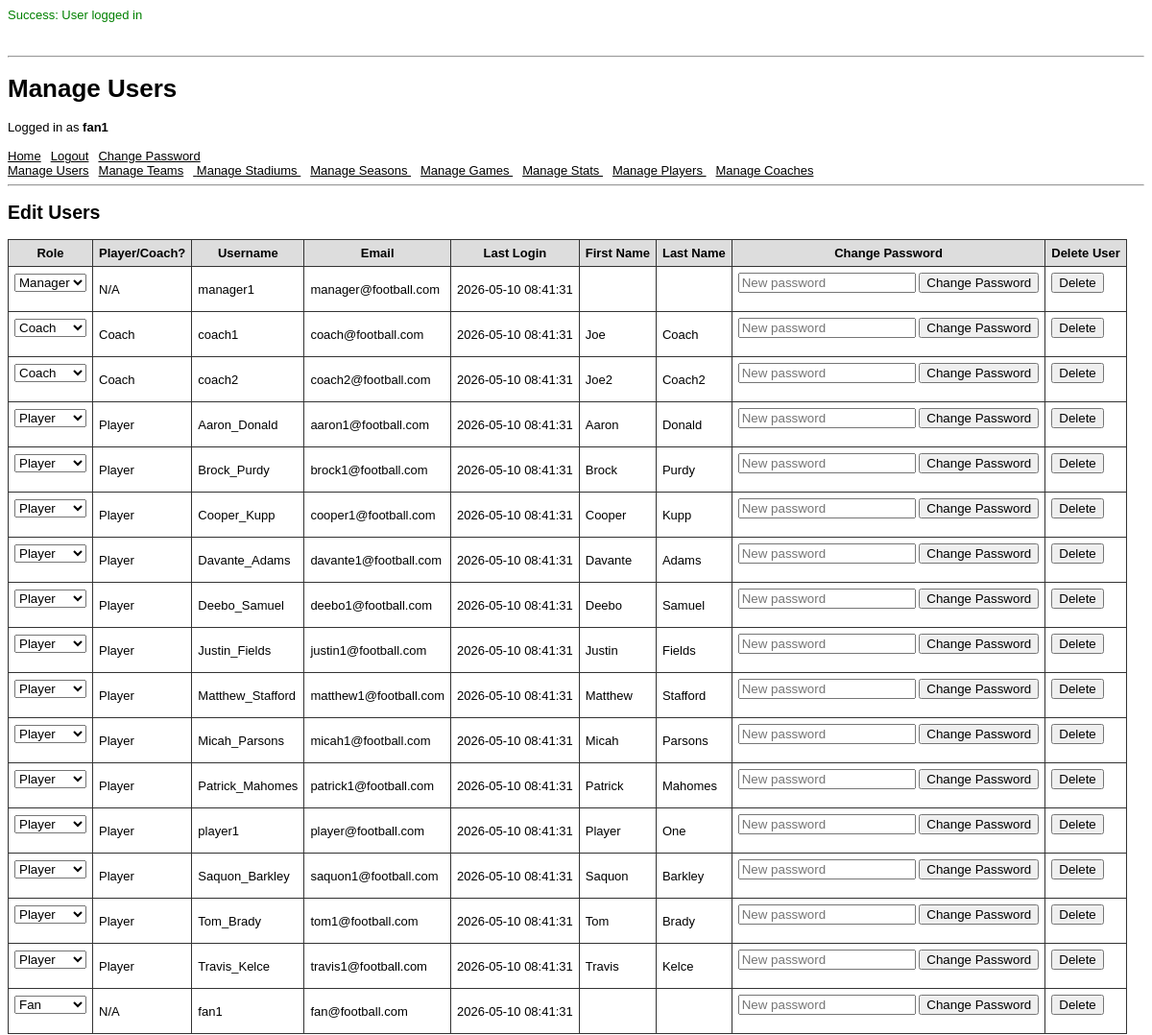
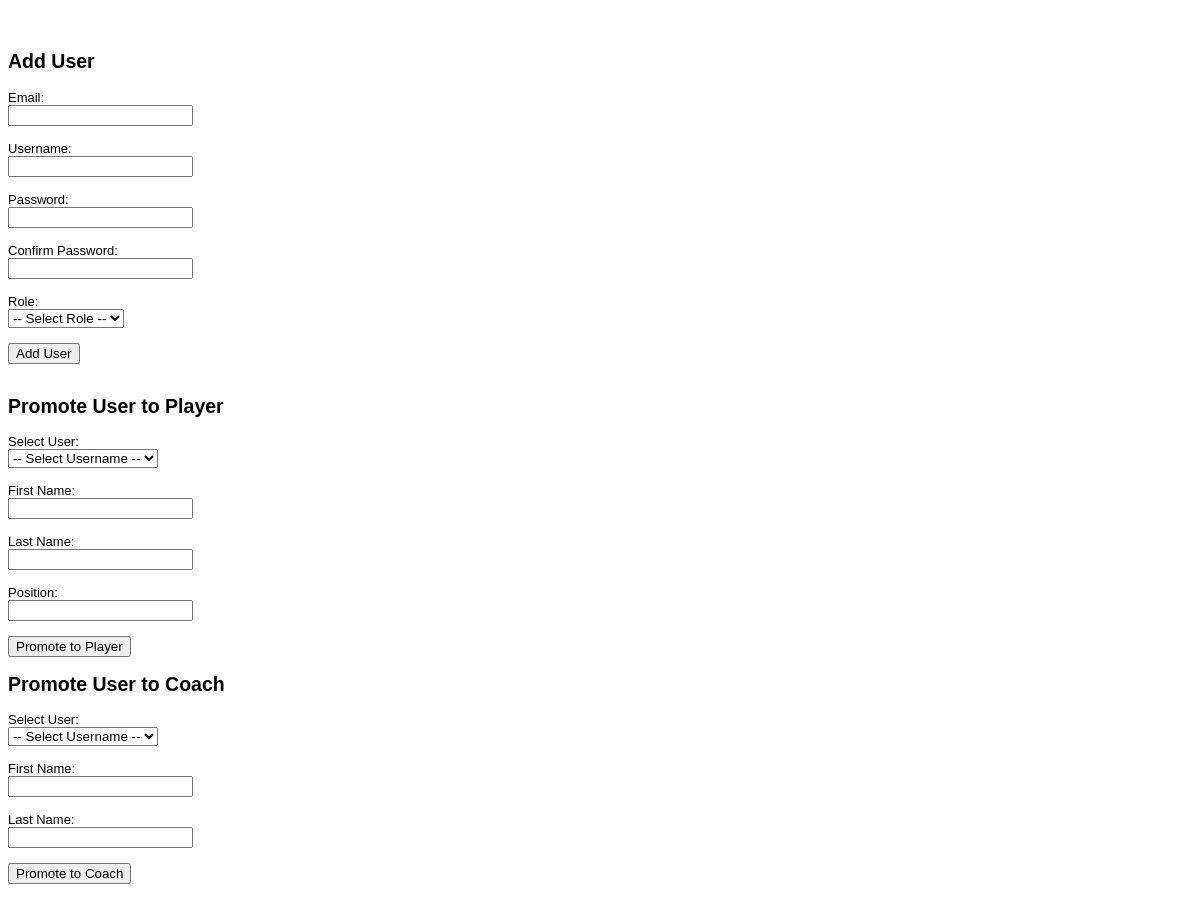
The app's page /pages/user_page.php (signed in) with its own data (2 pictures, top to bottom).
### tables this page shows
CREATE TABLE UserAccount (
    user_id       INT UNSIGNED PRIMARY KEY AUTO_INCREMENT,
    role_id       INT UNSIGNED NOT NULL DEFAULT 1,
    username      VARCHAR(50)  NOT NULL UNIQUE,
    password_hash CHAR(60)     NOT NULL,
    email         VARCHAR(254) NOT NULL UNIQUE,
    last_login    TIMESTAMP    DEFAULT CURRENT_TIMESTAMP,

    FOREIGN KEY (role_id)
        REFERENCES Role(role_id)
        ON DELETE RESTRICT,

    CONSTRAINT valid_email    CHECK (email REGEXP '^[a-zA-Z0-9_.-]+@[a-zA-Z0-9-]+\.[a-zA-Z0-9-.]+$'),
    CONSTRAINT valid_username CHECK (CHAR_LENGTH(username) BETWEEN 4 AND 50)
);

CREATE TABLE Coach (
    coach_id   INT UNSIGNED PRIMARY KEY AUTO_INCREMENT,
    user_id    INT UNSIGNED NOT NULL UNIQUE,
    team_id    INT UNSIGNED,
    first_name VARCHAR(100) NOT NULL,
    last_name  VARCHAR(100) NOT NULL,

    FOREIGN KEY (user_id)
        REFERENCES UserAccount(user_id)
        ON DELETE CASCADE,

    FOREIGN KEY (team_id)
        REFERENCES Team(team_id)
        ON DELETE SET NULL
);

CREATE TABLE Player (
    player_id  INT UNSIGNED PRIMARY KEY AUTO_INCREMENT,
    user_id    INT UNSIGNED NOT NULL UNIQUE,
    first_name VARCHAR(100) NOT NULL,
    last_name  VARCHAR(100) NOT NULL,
    position   VARCHAR(5)   NOT NULL,
    status     VARCHAR(10)  NOT NULL,

    FOREIGN KEY (user_id)
        REFERENCES UserAccount(user_id)
        ON DELETE CASCADE
);

### pages/user_page.php (the view, shortened to what this page needs)
<?php
  require_once(__DIR__ . '/../scripts/StartSession.php');
  require_once(__DIR__ . '/../scripts/helpers.php');
  require_once(__DIR__ . '/html_components.php');
  display_manage_user();
  display_add_user();
  display_promote_player();
  display_promote_coach();
  function display_manage_user() {
    echo "<h2>Edit Users</h2>";
    $query = "
      SELECT
          u.username,
          u.user_id,
          r.name AS role,
          u.email,
          u.last_login,
          p.first_name AS player_first_name,
          p.last_name AS player_last_name,
          c.first_name AS coach_first_name,
          c.last_name AS coach_last_name
      FROM UserAccount u
      JOIN Role r
          ON r.role_id = u.role_id
      LEFT JOIN Player p
          ON u.user_id = p.user_id
      LEFT JOIN Coach c
          ON u.user_id = c.user_id
      ORDER BY u.role_id DESC, u.username ASC
    ";
    global $db;
    $result = query_with_perms($db, $query);
    echo "<table>";
    echo "<tr>
            <th>Role</th>
            <th>Player/Coach?</th>
            <th>Username</th>
            <th>Email</th>
            <th>Last Login</th>
            <th>First Name</th>
            <th>Last Name</th>
            <th>Change Password</th>
            <th>Delete User</th>
          </tr>";
    while ($row = $result->fetch_assoc()) {
      echo "<tr>";
      echo "<td>
              <form method='post' action='../scripts/user/edit_role.php'>
                <input type='hidden' name='manage_user_username' value='" . sanitize_str($row['username']) . "'>
                  <select name='manage_user_role' onchange='this.form.submit()'>";
                  $roles = get_roles();
                  foreach ($roles as $role) {
                      echo "<option value='$role'" . ($row['role'] == $role ? ' selected' : '') . ">$role</option>";
                  }
      echo "
                  </select>
                  <input type='hidden' name='username' value='" . sanitize_str($row['username']) . "'>
              </form>
            </td>";
      $query = "
        SELECT 'Player' AS job
        FROM Player
        WHERE user_id = ?
          UNION
        SELECT 'Coach' AS job
        FROM Coach
        WHERE user_id = ?
        LIMIT 1
      ";
      try {
        $stmt = prepare_with_perms($db, $query);
        $stmt->bind_param("ii", $row['user_id'], $row['user_id']);
        $stmt->execute();
        $stmt->store_result();
        if ($stmt->num_rows > 0) {
          $stmt->bind_result($player_or_coach);
          $stmt->fetch();
        } else {
          $player_or_coach = "N/A";
        }
      } catch (mysqli_sql_exception $e) {
        $player_or_coach = "N/A";
      } finally {
        $stmt->close();
      }
      echo "<td>" . sanitize_str($player_or_coach) . "</td>";
      echo "<td>" . sanitize_str($row['username']) . "</td>";
      echo "<td>" . sanitize_str($row['email']) . "</td>";
      echo "<td>" . sanitize_str($row['last_login']) . "</td>";
      $first_name = "";
      $last_name = "";
      if ($player_or_coach == 'Player') {
          $first_name = $row['player_first_name'];
          $last_name = $row['player_last_name'];
      } else if ($player_or_coach == 'Coach') {
          $first_name = $row['coach_first_name'];
          $last_name = $row['coach_last_name'];
      }
      echo "<td>" . sanitize_str($first_name) . "</td>";
      echo "<td>" . sanitize_str($last_name) . "</td>";
      echo "<td>";
      echo '<form method="post" action="../scripts/user/force_change_password.php">
              <input type="hidden" name="change_password_username" value="' . sanitize_str($row['username']) . '">
              <input type="text" placeholder="New password" name="change_password_password" required minlength="4">
              <input type="submit" value="Change Password">
            </form>
      ';
      echo "</td>";
      echo "<td>";
      echo '<form method="post" action="../scripts/user/delete_user.php">
              <input type="hidden" name="delete_username" value="' . sanitize_str($row['username']) . '">
              <input type="submit" value="Delete">
            </form>
      ';
      echo "</td>";
      echo "</tr>";
    }
    echo "</table>";
  }
  function display_add_user() {
    echo '
      <br>
      <h2>Add User</h2>
      <form method="post" action="../scripts/user/create_user.php">
        <label>Email:</label><br>
        <input type="email" name="add_user_email" required><br><br>
        <label>Username:</label><br>
        <input type="text" name="add_user_username" minlength="4" maxlength="50" required><br><br>
        <label>Password:</label><br>
        <input type="password" name="add_user_password" minlength="4" required><br><br>
        <label>Confirm Password:</label><br>
        <input type="password" name="add_user_repeat_password" minlength="4" required><br><br>
        <label>Role:</label><br>
        <select name="add_user_role" required>
          <option value="">-- Select Role --</option>
    ';
    echo '
        </select>
        <br><br>
      <input type="submit" value="Add User"><br><br>
    </form>
    ';
  }
  function get_roles() {
    global $db;
    $query = "
      SELECT name
      FROM Role
      ORDER BY role_id
    ";
    $result = query_with_perms($db, $query);
    $roles = [];
    while ($row = $result->fetch_assoc()) {
      $role = $row['name'];
      array_push($roles, $role);
    }
    return $roles;
  }
  function display_promote_player() {
    echo "<h2>Promote User to Player</h2>";
    echo "<form method='post' action='../scripts/user/promote_player.php'>";
    echo "<label>Select User:</label><br>";
    echo "<select name='user_id' required>";
    echo "<option value=''>-- Select Username --</option>";
    echo "</select><br><br>";
    echo "<label>First Name:</label><br>";
    echo "<input type='text' name='first_name' required><br><br>";
    echo "<label>Last Name:</label><br>";
    echo "<input type='text' name='last_name' required><br><br>";
    echo "<label>Position:</label><br>";
    echo "<input type='text' name='position' required minlength='2' maxlength='2'><br><br>";
    echo "<input type='submit' value='Promote to Player'>";
    echo "</form>";
  }
  function display_promote_coach() {
      echo "<h2>Promote User to Coach</h2>";
      echo "<form method='post' action='../scripts/user/promote_coach.php'>";
      echo "<label>Select User:</label><br>";
      echo "<select name='user_id' required>";
      echo "<option value=''>-- Select Username --</option>";
      echo "</select><br><br>";
      echo "<label>First Name:</label><br>";
      echo "<input type='text' name='first_name' required><br><br>";
      echo "<label>Last Name:</label><br>";
      echo "<input type='text' name='last_name' required><br><br>";
      echo "<input type='submit' value='Promote to Coach'>";
      echo "</form>";
  }
?>

### pages/html_components.php (style rules this page uses)
body { font-family: Arial, Helvetica, sans-serif; font-size: 13px; }
li, td, th { font-family: Arial, Helvetica, sans-serif; font-size: 13px; }
table { border-collapse: collapse; margin-bottom: 20px; }
th { background: #ddd; }
th, td { padding: 6px; border: 1px solid #333; }

### records on screen
useraccount: player_or_coach "N/A", username "manager1", email "manager@football.com", last_login "2026-05-10 08:41:31"
useraccount: player_or_coach "Coach", username "coach1", email "coach@football.com", last_login "2026-05-10 08:41:31", coach.first_name "Joe", coach.last_name "Coach"
useraccount: player_or_coach "Coach", username "coach2", email "coach2@football.com", last_login "2026-05-10 08:41:31", coach.first_name "Joe2", coach.last_name "Coach2"
useraccount: player_or_coach "Player", username "Aaron_Donald", email "aaron1@football.com", last_login "2026-05-10 08:41:31", player.first_name "Aaron", player.last_name "Donald"
useraccount: player_or_coach "Player", username "Brock_Purdy", email "brock1@football.com", last_login "2026-05-10 08:41:31", player.first_name "Brock", player.last_name "Purdy"
useraccount: player_or_coach "Player", username "Cooper_Kupp", email "cooper1@football.com", last_login "2026-05-10 08:41:31", player.first_name "Cooper", player.last_name "Kupp"
useraccount: player_or_coach "Player", username "Davante_Adams", email "davante1@football.com", last_login "2026-05-10 08:41:31", player.first_name "Davante", player.last_name "Adams"
useraccount: player_or_coach "Player", username "Deebo_Samuel", email "deebo1@football.com", last_login "2026-05-10 08:41:31", player.first_name "Deebo", player.last_name "Samuel"
useraccount: player_or_coach "Player", username "Justin_Fields", email "justin1@football.com", last_login "2026-05-10 08:41:31", player.first_name "Justin", player.last_name "Fields"
useraccount: player_or_coach "Player", username "Matthew_Stafford", email "matthew1@football.com", last_login "2026-05-10 08:41:31", player.first_name "Matthew", player.last_name "Stafford"
useraccount: player_or_coach "Player", username "Micah_Parsons", email "micah1@football.com", last_login "2026-05-10 08:41:31", player.first_name "Micah", player.last_name "Parsons"
useraccount: player_or_coach "Player", username "Patrick_Mahomes", email "patrick1@football.com", last_login "2026-05-10 08:41:31", player.first_name "Patrick", player.last_name "Mahomes"
useraccount: player_or_coach "Player", username "player1", email "player@football.com", last_login "2026-05-10 08:41:31", player.first_name "Player", player.last_name "One"
useraccount: player_or_coach "Player", username "Saquon_Barkley", email "saquon1@football.com", last_login "2026-05-10 08:41:31", player.first_name "Saquon", player.last_name "Barkley"
useraccount: player_or_coach "Player", username "Tom_Brady", email "tom1@football.com", last_login "2026-05-10 08:41:31", player.first_name "Tom", player.last_name "Brady"
useraccount: player_or_coach "Player", username "Travis_Kelce", email "travis1@football.com", last_login "2026-05-10 08:41:31", player.first_name "Travis", player.last_name "Kelce"
useraccount: player_or_coach "N/A", username "fan1", email "fan@football.com", last_login "2026-05-10 08:41:31"

### other values on screen
$_SESSION['success'] "User logged in"
$title "Manage Users"
sanitize_str($_SESSION['UserName']) "fan1"
form field manage_user_role "Manager"
form field manage_user_role "Coach"
form field manage_user_role "Player"
form field manage_user_role "Fan"
